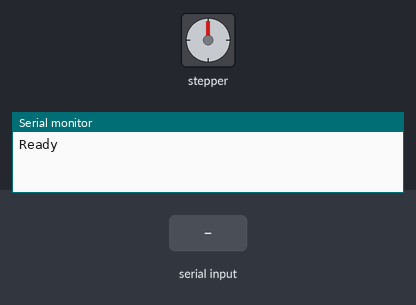
This sketch was run on a simulated Arduino Uno, built with avr-gcc and run on an emulated ATmega328P. Shown: stepper motor, the last lines printed to the serial monitor. Wiring (inferred from the names in the program): stepper motor driver (200 steps per turn assumed): step pin 3; direction pin 2. The inputs (shaded band) are chosen by the test bench.

Above: at 1.2 s.
1.3 s: "SPINL\n" received over Serial
At 2.8 s:
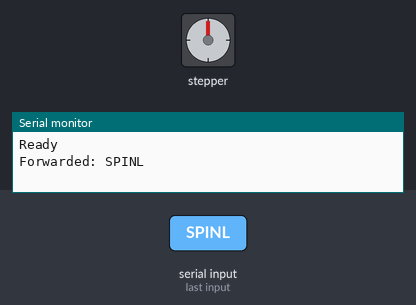
3.4 s: "SPIN\n" received over the second serial link
At 4.6 s:
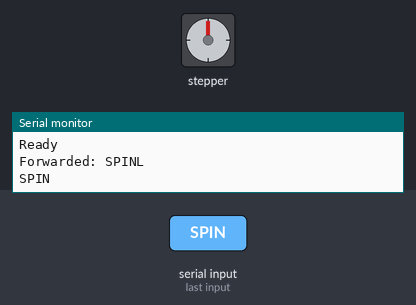
5.5 s: "SPINR\n" received over Serial
At 7.2 s:
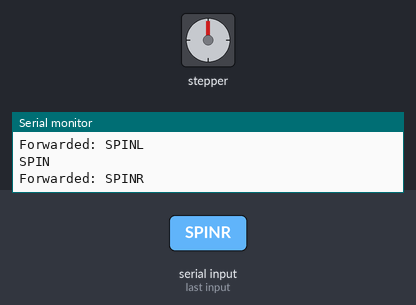
Timing chart, 0 to 8.7 s (numbered marks = the images above; inputs shaded):
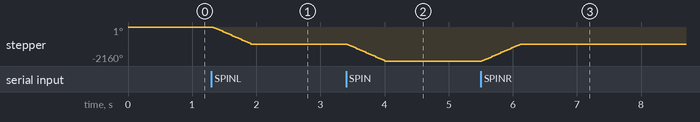

The sketch:

stepper_UART_V2.ino
```cpp
#include <AltSoftSerial.h>

// Stepper motor control pins
const int stepPin = 3;
const int dirPin = 2;
const int dirPin2 = 4;


// Initialize AltSoftSerial
AltSoftSerial extSerial;

String incomingCommand;  // To store the incoming serial command

void setup() {
  // Initialize built-in serial port
  Serial.begin(4800);
  Serial.println("Ready");

  // Initialize external serial communication
  extSerial.begin(4800);
  extSerial.print("Init");
  extSerial.print("\n");

  // Setup stepper motor pins
  pinMode(stepPin, OUTPUT);
  pinMode(dirPin, OUTPUT);
}

void loop() {
  // Check if data is available to read from the built-in serial
  if (Serial.available() > 0) {
    // Read the incoming data as a string
    incomingCommand = Serial.readStringUntil('\n');
    incomingCommand.trim();

    if (incomingCommand.equals("SPINL")) {  // Modified to use .equals()
      spinStepper(false);  // Spin left
      //extSerial.println("Stepper Spinning Left");
    } else if (incomingCommand.equals("SPINR")) {  // Modified to use .equals()
      spinStepper(true);  // Spin right
      //extSerial.println("Stepper Spinning Right");
    } else if (incomingCommand.equals("STOP")) {  // Modified to use .equals()
      // If STOP is received, no action is taken on the stepper motor
      extSerial.println("Stepper Stopped");
    } else {
      extSerial.println("Unknown Command");
    }

    // Forward the incoming command to the external serial
    extSerial.println(incomingCommand);  // Use println to preserve line endings

    // Optional: Echo back to built-in serial for confirmation
    Serial.println("Forwarded: " + incomingCommand);
  }

  // Check if data is available to read from the external serial
  if (extSerial.available() > 0) {
    // Read the incoming data as a string
    incomingCommand = extSerial.readStringUntil('\n');

    // Echo every single thing received from the external serial to the built-in serial
    Serial.println(incomingCommand);

    // Process the incoming command
    if (incomingCommand.equals("SPIN")) {  // Modified to use .equals()
      spinStepper(0);  // Function to spin the stepper motor
      delayMicroseconds(500);
      //extSerial.println("Stepper Spinning");

    } else if (incomingCommand.equals("STOP")) {  // Modified to use .equals()
      spinStepper(1);  // Function to stop the stepper motor
      delayMicroseconds(500);
      //extSerial.println("Stepper Stopped");

      // If STOP is received, no action is taken on the stepper motor
    } else {
      extSerial.println("Unknown Command");
    }

    // Clear the command after execution
    incomingCommand = "";
  }
}


void spinStepper(bool direc) {
  digitalWrite(dirPin, direc);  // Set directiondirPin2
  // digitalWrite(dirPin2, !direc);

  // Spin the stepper motor with 200 steps
  for (int x = 0; x < 600; x++) {
    digitalWrite(stepPin, HIGH);
    delayMicroseconds(500);
    digitalWrite(stepPin, LOW);
    delayMicroseconds(500);
  }
}
```

Measured:
- after the input at 1.3 s, stepper: turns 1080° counter-clockwise in 0.60 s, starting at once
- after the input at 3.4 s, stepper: turns 1080° counter-clockwise in 0.61 s, starting at once
- after the input at 5.5 s, stepper: turns 1080° clockwise in 0.60 s, starting at once
